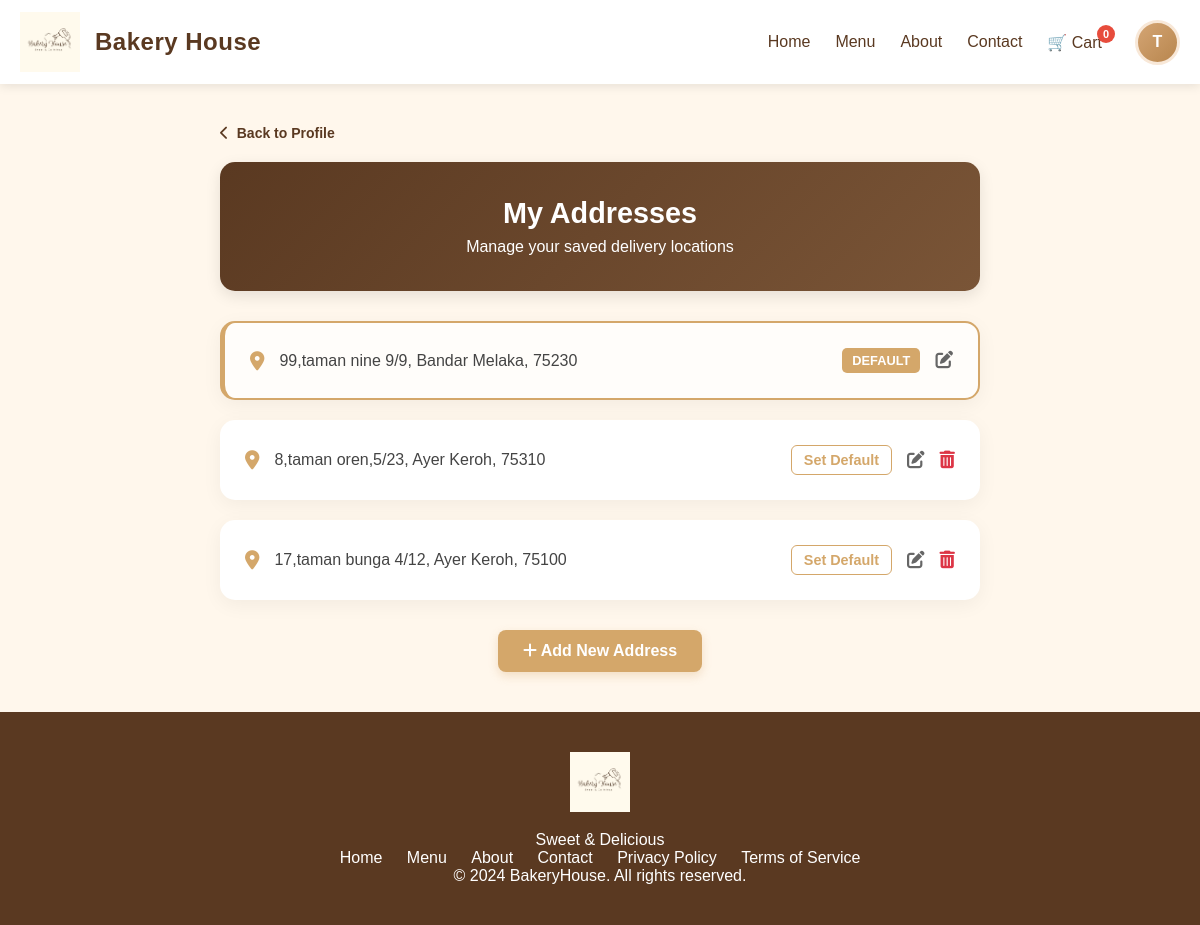
Before: /manageaddress.php (signed in) with the older database file.
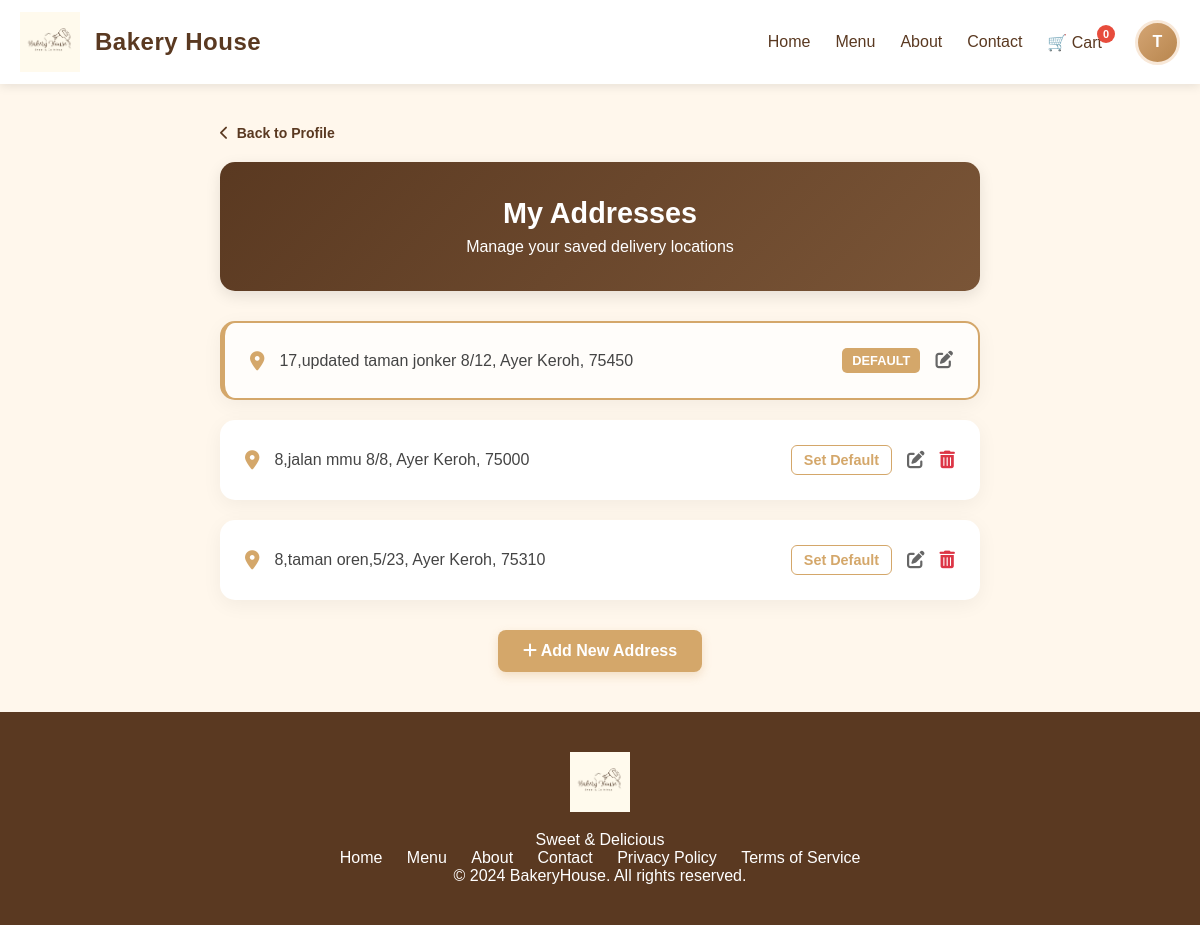
After: the same page with the newer database file.
### tables this page shows
CREATE TABLE `user_addresses` (
  `id` int(11) NOT NULL,
  `user_id` int(11) NOT NULL,
  `address_text` text NOT NULL,
  `is_default` tinyint(1) DEFAULT 0,
  `updated_at` timestamp NOT NULL DEFAULT current_timestamp() ON UPDATE current_timestamp()
);

### manageaddress.php (the view, shortened to what the changed rows need)
<?php
require_once 'config.php';
$userId = $_SESSION['user_id'];
$stmt = $pdo->prepare("SELECT * FROM user_addresses WHERE user_id = ? ORDER BY is_default DESC, id DESC");
$stmt->execute([$userId]);
$addresses = $stmt->fetchAll(PDO::FETCH_ASSOC);
function formatAddress($raw) {
    if (strpos($raw, '|') !== false) {
        $parts = explode('|', $raw);
        if (count($parts) >= 3) {
            $area = ($parts[0] === 'other' && isset($parts[3])) ? $parts[3] : $parts[0];
            $postcode = $parts[1];
            $street = $parts[2];
            return htmlspecialchars($street) . ", " . htmlspecialchars($area) . ", " . htmlspecialchars($postcode);
        }
    }
    return nl2br(htmlspecialchars($raw));
}
?>
<!DOCTYPE html>
<html lang="en">
<head>
    <link rel="stylesheet" href="manageaddress.css">
    <link rel="stylesheet" href="https://cdnjs.cloudflare.com/ajax/libs/font-awesome/6.0.0/css/all.min.css">
</head>
<body>
    <?php include 'header.php'; ?>
    <main class="profile-page">
        <div class="profile-container">
            <div class="profile-header">
                <h1>My Addresses</h1>
            </div>
            <div class="address-list">
                <?php if (empty($addresses)): ?>
                    <div class="info-card empty-state" style="text-align: center; padding: 40px;">
                        <i class="fas fa-map-marked-alt" style="font-size: 3rem; color: #ccc; margin-bottom: 15px;"></i>
                        <p>No addresses found. Add one to start ordering!</p>
                    </div>
                <?php else: ?>
                    <?php foreach ($addresses as $addr): ?>
                        <div class="info-card address-card <?php echo $addr['is_default'] ? 'is-default' : ''; ?>"
                             style="<?php echo $addr['is_default'] ? 'border-left: 5px solid #d4a76a;' : ''; ?>">
                            <div class="address-body" style="display: flex; justify-content: space-between; align-items: center;">
                                <div class="address-info" style="display: flex; align-items: center; gap: 15px;">
                                    <div class="address-icon" style="color: #d4a76a; font-size: 1.2rem;"><i class="fas fa-map-marker-alt"></i></div>
                                    <div class="address-text" style="line-height: 1.5;">
                                        <?php echo formatAddress($addr['address_text']); ?>
                                    </div>
                                </div>
                                <div class="address-actions" style="display: flex; align-items: center; gap: 15px;">
                                    <?php if ($addr['is_default']): ?>
                                        <span class="badge-default" style="background: #d4a76a; color: white; padding: 5px 10px; border-radius: 5px; font-size: 0.8rem;">Default</span>
                                        <a href="edit.address.php?id=<?php echo $addr['id']; ?>" class="btn-edit-icon" style="color: #666;"><i class="fas fa-edit"></i></a>
                                    <?php else: ?>
                                        <a href="manageaddress.php?set_default=<?php echo $addr['id']; ?>" class="btn-set" style="font-size: 0.9rem; color: #d4a76a; text-decoration: none; font-weight: bold;">Set Default</a>
                                        <a href="edit.address.php?id=<?php echo $addr['id']; ?>" class="btn-edit-icon" style="color: #666;"><i class="fas fa-edit"></i></a>
                                        <a href="manageaddress.php?delete_id=<?php echo $addr['id']; ?>" class="btn-delete"
                                           style="color: #dc3545;" onclick="return confirm('Delete this address?')">
                                            <i class="fas fa-trash-alt"></i>
                                        </a>
                                    <?php endif; ?>
                                </div>
                            </div>
                        </div>
                    <?php endforeach; ?>
                <?php endif; ?>
            </div>
        </div>
    </main>
</body>
</html>

Changed rows visible on the page:
removed user_addresses: address_text "99,taman nine 9/9, Bandar Melaka, 75230", is_default 1 (drawn)
removed user_addresses: address_text "17,taman bunga 4/12, Ayer Keroh, 75100"
added user_addresses: address_text "17,updated taman jonker 8/12, Ayer Keroh, 75450", is_default 1 (drawn)
added user_addresses: address_text "8,jalan mmu 8/8, Ayer Keroh, 75000"
